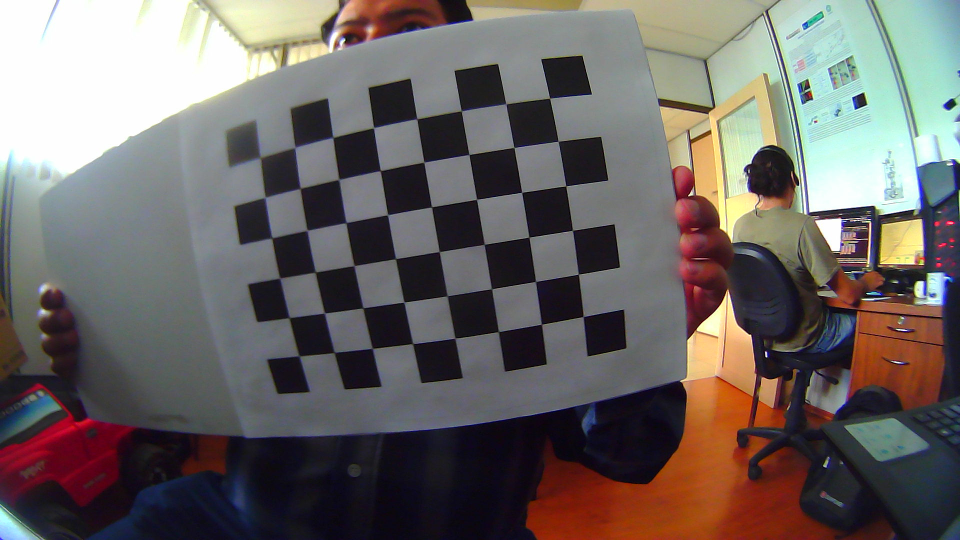
#> input picture autominy_ws/src/dotmex_final/calibration/camera/imagen149_960_540.png, 960 x 540 px
$ python undist_960_540.py
#> lines starting #> are read from the running program, lines starting #| are printed output that depends on the picture
import cv2
import numpy as np

K = np.array([[410.80239519,0.0,469.13953267],[0.0,412.74534584,258.91870387],[0.0,0.0,1.0]])
dist = np.array([[-2.80892642e-01,7.20543846e-02,-1.77783135e-04,-9.27152558e-04,-7.49371778e-03]])
img = cv2.imread('imagen149_960_540.png')
#> img is the input picture: shape (540, 960, 3); mean B, G, R 100.4, 102.7, 108.6
h, w = img.shape[:2]
#> h = 540; w = 960
h = int(h*1.75)
#> h = 945
w = int(w*1.45)
#> w = 1392
#newcameramtx, roi = cv2.getOptimalNewCameraMatrix(K, dist, (w,h), 1, (w,h))


mapx, mapy = cv2.initUndistortRectifyMap(K, dist, None, None, (w,h), 5)
dst = cv2.remap(img, mapx, mapy, cv2.INTER_LINEAR)
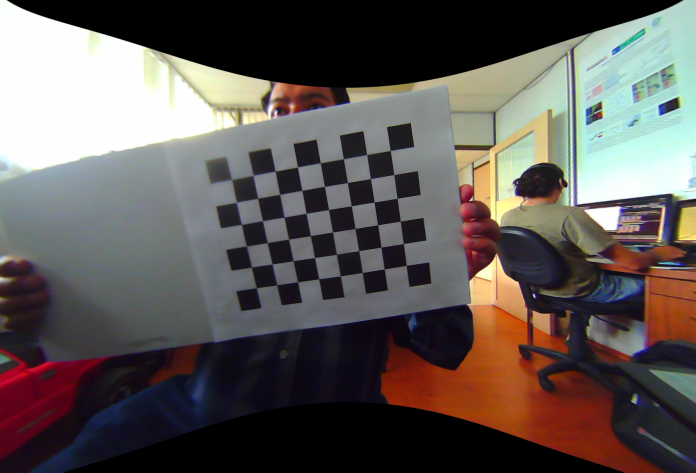
#> dst: shape (945, 1392, 3) (shown at 1/2 size); mean B, G, R 86, 88.9, 95.7
# crop the image
#x, y, w, h = roi
#dst = dst[y:y+h, x:x+w]
cv2.imwrite('undist.png', dst)

$ run again, with autominy_ws/src/dotmex_final/calibration/camera/imagen134_1920_1080.png copied over autominy_ws/src/dotmex_final/calibration/camera/imagen149_960_540.png
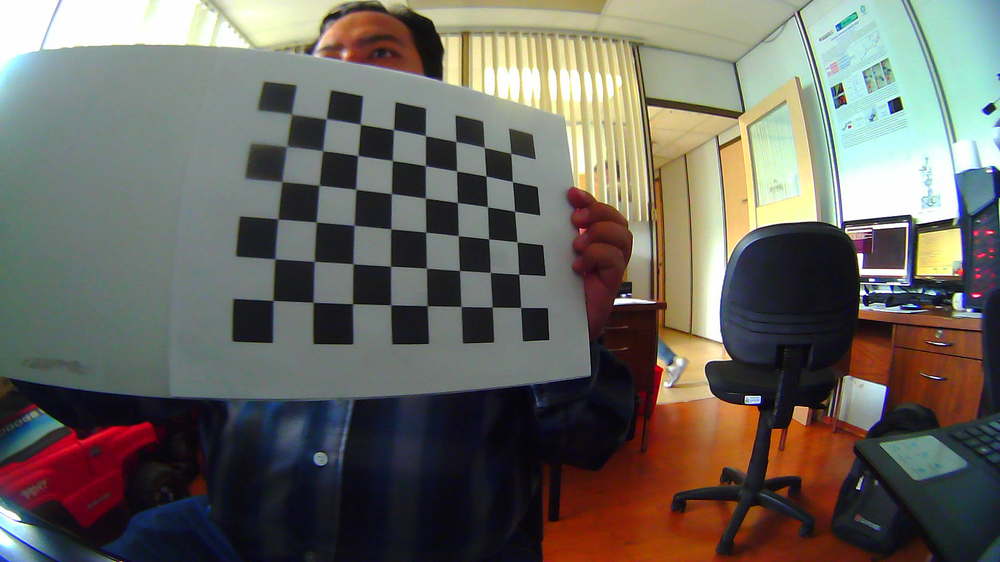
#> input picture autominy_ws/src/dotmex_final/calibration/camera/imagen134_1920_1080.png, 1000 x 562 px, shrunk from 1920 x 1080 before the run
#> img is the input picture: shape (562, 1000, 3); mean B, G, R 95.8, 103.2, 106.1
#> `dst = cv2.remap(img, mapx, mapy, cv2.INTER_LINEAR)`:
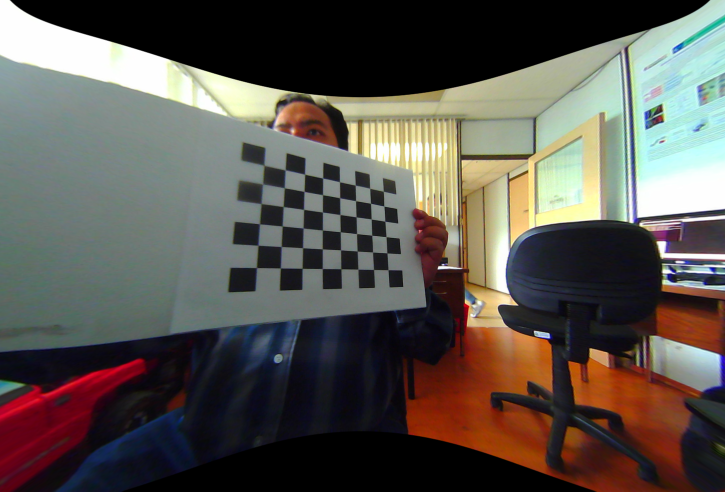
#> dst: shape (983, 1450, 3) (shown at 1/2 size); mean B, G, R 79.5, 85.8, 90.9

$ run again, with autominy_ws/src/dotmex_final/calibration/camera/undist_960_540.png copied over autominy_ws/src/dotmex_final/calibration/camera/imagen149_960_540.png
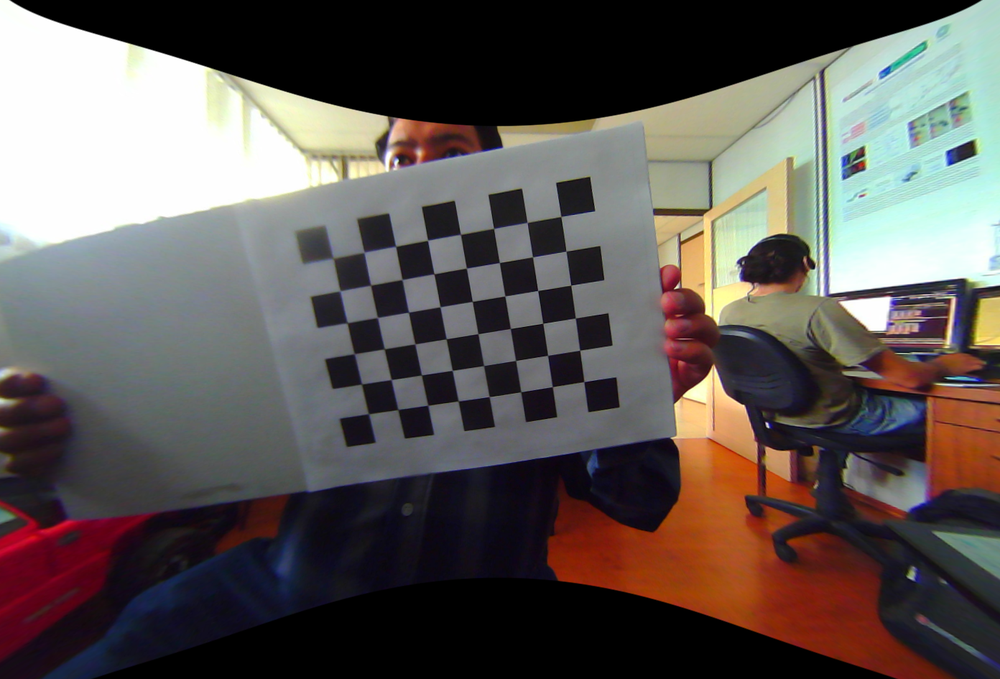
#> input picture autominy_ws/src/dotmex_final/calibration/camera/undist_960_540.png, 1000 x 679 px, shrunk from 1392 x 945 before the run
#> img is the input picture: shape (679, 1000, 3); mean B, G, R 86, 88.9, 95.7
#> `dst = cv2.remap(img, mapx, mapy, cv2.INTER_LINEAR)`:
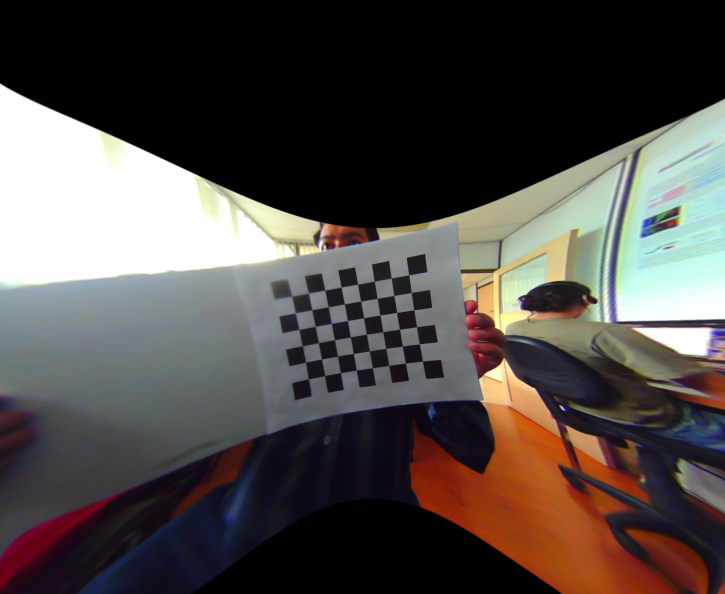
#> dst: shape (1188, 1450, 3) (shown at 1/2 size); mean B, G, R 71.4, 74.5, 80.3
